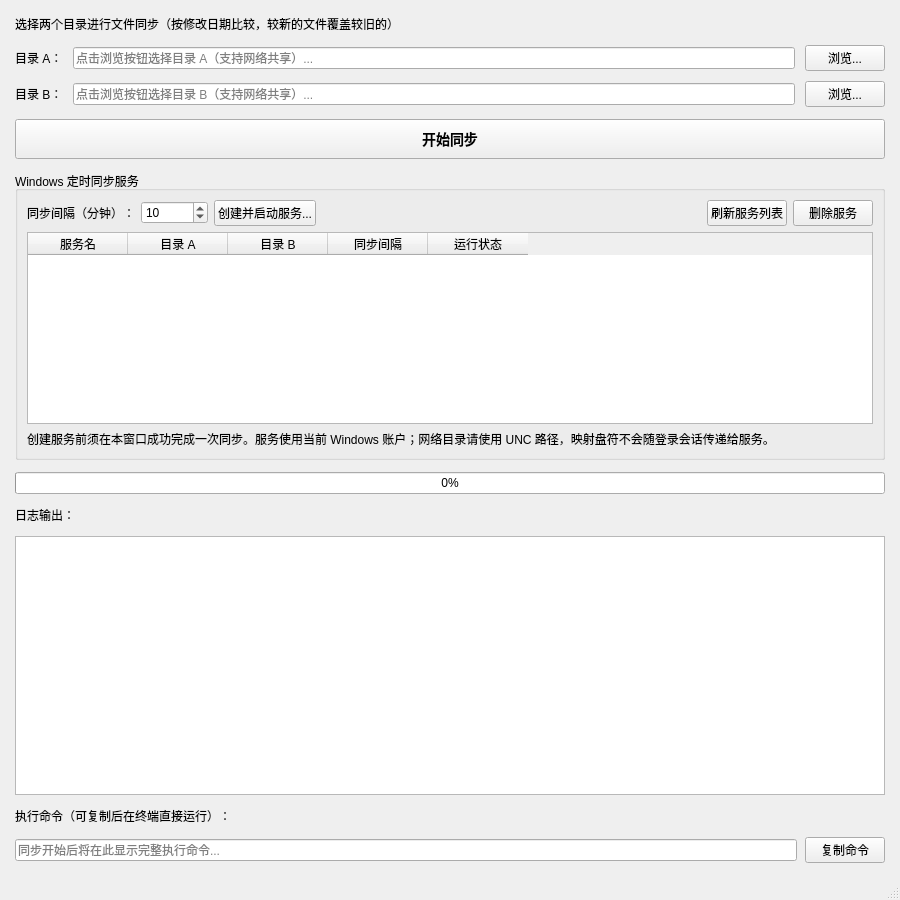
<?xml version="1.0" encoding="UTF-8"?>
<ui version="4.0">
 <class>MainWindow</class>
 <widget class="QMainWindow" name="MainWindow">
  <property name="geometry">
   <rect>
    <x>0</x>
    <y>0</y>
    <width>900</width>
    <height>900</height>
   </rect>
  </property>
  <property name="windowTitle">
   <string>Folder Sync - 目录同步工具</string>
  </property>
  <widget class="QWidget" name="centralwidget">
   <layout class="QVBoxLayout" name="main_layout">
    <property name="spacing">
     <number>12</number>
    </property>
    <property name="leftMargin">
     <number>15</number>
    </property>
    <property name="topMargin">
     <number>15</number>
    </property>
    <property name="rightMargin">
     <number>15</number>
    </property>
    <property name="bottomMargin">
     <number>15</number>
    </property>
    <item>
     <widget class="QLabel" name="label_title">
      <property name="text">
       <string>选择两个目录进行文件同步（按修改日期比较，较新的文件覆盖较旧的）</string>
      </property>
     </widget>
    </item>
    <item>
     <layout class="QGridLayout" name="grid_dirs">
      <property name="horizontalSpacing">
       <number>10</number>
      </property>
      <property name="verticalSpacing">
       <number>10</number>
      </property>
      <item row="0" column="0">
       <widget class="QLabel" name="label_dir_a">
        <property name="text">
         <string>目录 A：</string>
        </property>
       </widget>
      </item>
      <item row="0" column="1">
       <widget class="QLineEdit" name="edit_dir_a">
        <property name="placeholderText">
         <string>点击浏览按钮选择目录 A（支持网络共享）...</string>
        </property>
        <property name="readOnly">
         <bool>true</bool>
        </property>
       </widget>
      </item>
      <item row="0" column="2">
       <widget class="QPushButton" name="btn_browse_a">
        <property name="text">
         <string>浏览...</string>
        </property>
       </widget>
      </item>
      <item row="1" column="0">
       <widget class="QLabel" name="label_dir_b">
        <property name="text">
         <string>目录 B：</string>
        </property>
       </widget>
      </item>
      <item row="1" column="1">
       <widget class="QLineEdit" name="edit_dir_b">
        <property name="placeholderText">
         <string>点击浏览按钮选择目录 B（支持网络共享）...</string>
        </property>
        <property name="readOnly">
         <bool>true</bool>
        </property>
       </widget>
      </item>
      <item row="1" column="2">
       <widget class="QPushButton" name="btn_browse_b">
        <property name="text">
         <string>浏览...</string>
        </property>
       </widget>
      </item>
     </layout>
    </item>
    <item>
     <widget class="QPushButton" name="btn_sync">
      <property name="text">
       <string>开始同步</string>
      </property>
      <property name="minimumSize">
       <size>
        <width>0</width>
        <height>40</height>
       </size>
      </property>
      <property name="styleSheet">
       <string notr="true">font-size: 14px; font-weight: bold;</string>
      </property>
     </widget>
    </item>
    <item>
     <widget class="QGroupBox" name="service_group">
      <property name="title">
       <string>Windows 定时同步服务</string>
      </property>
      <layout class="QVBoxLayout" name="service_layout">
       <item>
        <layout class="QHBoxLayout" name="service_controls_layout">
         <item>
          <widget class="QLabel" name="label_service_interval">
           <property name="text">
            <string>同步间隔（分钟）：</string>
           </property>
          </widget>
         </item>
         <item>
          <widget class="QSpinBox" name="spin_service_interval">
           <property name="minimum">
            <number>1</number>
           </property>
           <property name="maximum">
            <number>2147483647</number>
           </property>
           <property name="value">
            <number>10</number>
           </property>
          </widget>
         </item>
         <item>
          <widget class="QPushButton" name="btn_create_service">
           <property name="text">
            <string>创建并启动服务...</string>
           </property>
          </widget>
         </item>
         <item>
          <spacer name="service_controls_spacer">
           <property name="orientation">
            <enum>Qt::Horizontal</enum>
           </property>
           <property name="sizeHint" stdset="0">
            <size>
             <width>40</width>
             <height>20</height>
            </size>
           </property>
          </spacer>
         </item>
         <item>
          <widget class="QPushButton" name="btn_refresh_services">
           <property name="text">
            <string>刷新服务列表</string>
           </property>
          </widget>
         </item>
         <item>
          <widget class="QPushButton" name="btn_delete_service">
           <property name="text">
            <string>删除服务</string>
           </property>
          </widget>
         </item>
        </layout>
       </item>
       <item>
        <widget class="QTableWidget" name="service_table">
         <property name="minimumSize">
          <size>
           <width>0</width>
           <height>120</height>
          </size>
         </property>
         <property name="editTriggers">
          <set>QAbstractItemView::NoEditTriggers</set>
         </property>
         <property name="selectionBehavior">
          <enum>QAbstractItemView::SelectRows</enum>
         </property>
         <property name="selectionMode">
          <enum>QAbstractItemView::SingleSelection</enum>
         </property>
         <column>
          <property name="text">
           <string>服务名</string>
          </property>
         </column>
         <column>
          <property name="text">
           <string>目录 A</string>
          </property>
         </column>
         <column>
          <property name="text">
           <string>目录 B</string>
          </property>
         </column>
         <column>
          <property name="text">
           <string>同步间隔</string>
          </property>
         </column>
         <column>
          <property name="text">
           <string>运行状态</string>
          </property>
         </column>
        </widget>
       </item>
       <item>
        <widget class="QLabel" name="label_service_note">
         <property name="wordWrap">
          <bool>true</bool>
         </property>
         <property name="text">
          <string>创建服务前须在本窗口成功完成一次同步。服务使用当前 Windows 账户；网络目录请使用 UNC 路径，映射盘符不会随登录会话传递给服务。</string>
         </property>
        </widget>
       </item>
      </layout>
     </widget>
    </item>
    <item>
     <widget class="QProgressBar" name="progress_bar">
      <property name="value">
       <number>0</number>
      </property>
     </widget>
    </item>
    <item>
     <widget class="QLabel" name="label_log">
      <property name="text">
       <string>日志输出：</string>
      </property>
     </widget>
    </item>
    <item>
     <widget class="QPlainTextEdit" name="log_output">
      <property name="readOnly">
       <bool>true</bool>
      </property>
      <property name="textInteractionFlags">
       <set>Qt::TextSelectableByMouse|Qt::TextSelectableByKeyboard</set>
      </property>
      <property name="maximumBlockCount">
       <number>500</number>
      </property>
     </widget>
    </item>
    <item>
     <widget class="QLabel" name="label_command">
      <property name="text">
       <string>执行命令（可复制后在终端直接运行）：</string>
      </property>
     </widget>
    </item>
    <item>
     <layout class="QHBoxLayout" name="layout_command">
      <property name="spacing">
       <number>8</number>
      </property>
      <item>
       <widget class="QLineEdit" name="edit_command">
        <property name="readOnly">
         <bool>true</bool>
        </property>
        <property name="placeholderText">
         <string>同步开始后将在此显示完整执行命令...</string>
        </property>
       </widget>
      </item>
      <item>
       <widget class="QPushButton" name="btn_copy_command">
        <property name="text">
         <string>复制命令</string>
        </property>
        <property name="maximumWidth">
         <number>100</number>
        </property>
       </widget>
      </item>
     </layout>
    </item>
   </layout>
  </widget>
  <widget class="QStatusBar" name="statusbar"/>
 </widget>
 <resources/>
 <connections/>
</ui>
